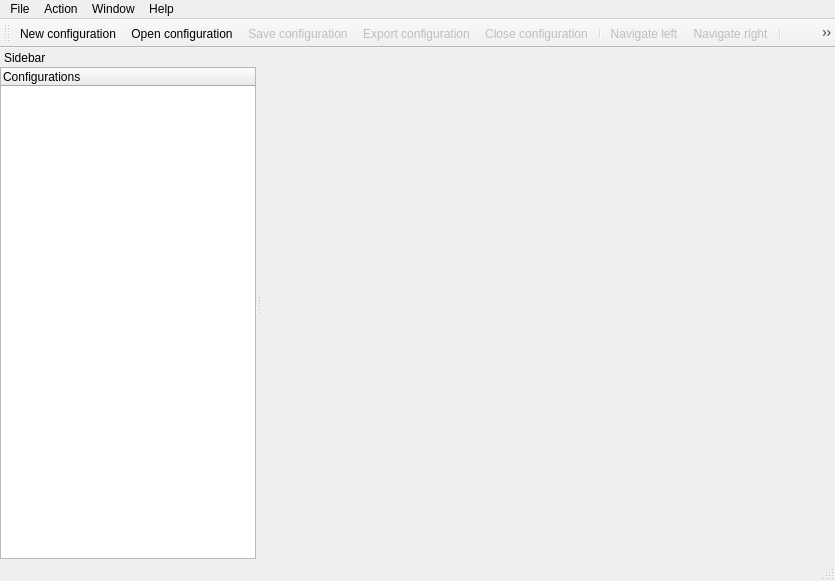
<ui version="4.0" >
 <class>FrmMain</class>
 <widget class="QMainWindow" name="FrmMain" >
  <property name="geometry" >
   <rect>
    <x>0</x>
    <y>0</y>
    <width>835</width>
    <height>581</height>
   </rect>
  </property>
  <property name="windowTitle" >
   <string>Dyprosium</string>
  </property>
  <property name="windowIcon" >
   <iconset resource="dyprosium.qrc" >:/logo/Resources/IconeDypro.png</iconset>
  </property>
  <property name="iconSize" >
   <size>
    <width>16</width>
    <height>16</height>
   </size>
  </property>
  <widget class="QWidget" name="centralWidget" >
   <layout class="QHBoxLayout" >
    <property name="leftMargin" >
     <number>6</number>
    </property>
    <property name="bottomMargin" >
     <number>0</number>
    </property>
    <item>
     <widget class="QStackedWidget" name="controlsStack" >
      <property name="currentIndex" >
       <number>1</number>
      </property>
      <widget class="QWidget" name="pageIntro" >
       <layout class="QVBoxLayout" >
        <item>
         <widget class="QLabel" name="lblNothingToEdit" >
          <property name="text" >
           <string/>
          </property>
          <property name="pixmap" >
           <pixmap resource="dyprosium.qrc" >:/logo/Resources/Dypro.png</pixmap>
          </property>
          <property name="alignment" >
           <set>Qt::AlignCenter</set>
          </property>
         </widget>
        </item>
       </layout>
      </widget>
      <widget class="QWidget" name="pageRoot" />
      <widget class="QWidget" name="pageSubnet" >
       <layout class="QHBoxLayout" >
        <item>
         <widget class="QLabel" name="lblPageSubnet" >
          <property name="enabled" >
           <bool>false</bool>
          </property>
          <property name="text" >
           <string>PAGE SUBNET</string>
          </property>
          <property name="alignment" >
           <set>Qt::AlignCenter</set>
          </property>
         </widget>
        </item>
       </layout>
      </widget>
      <widget class="QWidget" name="pageExclusions" />
      <widget class="ReservationsView" name="pageReservationsView" />
      <widget class="OptionsView" name="pageOptionsView" />
     </widget>
    </item>
   </layout>
  </widget>
  <widget class="QMenuBar" name="menuBar" >
   <property name="geometry" >
    <rect>
     <x>0</x>
     <y>0</y>
     <width>835</width>
     <height>21</height>
    </rect>
   </property>
   <widget class="QMenu" name="menuHelp" >
    <property name="title" >
     <string>Help</string>
    </property>
    <addaction name="actionAbout" />
   </widget>
   <widget class="QMenu" name="menuAction" >
    <property name="title" >
     <string>Action</string>
    </property>
    <addaction name="actionNavigateLeft" />
    <addaction name="actionNavigateRight" />
    <addaction name="actionAddSubnet" />
    <addaction name="actionRemoveSubnet" />
    <addaction name="actionAddReservation" />
    <addaction name="actionAddOption" />
    <addaction name="actionAddExclusion" />
    <addaction name="actionAdd" />
    <addaction name="actionDelete" />
    <addaction name="actionEdit" />
   </widget>
   <widget class="QMenu" name="menuFile" >
    <property name="title" >
     <string>File</string>
    </property>
    <addaction name="actionNew" />
    <addaction name="actionOpen" />
    <addaction name="actionSave" />
    <addaction name="actionExport" />
    <addaction name="actionCloseConfiguration" />
    <addaction name="separator" />
    <addaction name="actionOptions" />
    <addaction name="separator" />
    <addaction name="actionExit" />
   </widget>
   <widget class="QMenu" name="menuWindow" >
    <property name="title" >
     <string>Window</string>
    </property>
    <addaction name="actionToggleSidebar" />
    <addaction name="separator" />
    <addaction name="actionReduce" />
    <addaction name="actionMaximize" />
   </widget>
   <addaction name="menuFile" />
   <addaction name="menuAction" />
   <addaction name="menuWindow" />
   <addaction name="menuHelp" />
  </widget>
  <widget class="QToolBar" name="mainToolBar" >
   <property name="windowTitle" >
    <string>YADDConf Beta - &lt;Configuration Name></string>
   </property>
   <property name="orientation" >
    <enum>Qt::Horizontal</enum>
   </property>
   <attribute name="toolBarArea" >
    <enum>TopToolBarArea</enum>
   </attribute>
   <attribute name="toolBarBreak" >
    <bool>false</bool>
   </attribute>
   <addaction name="actionNew" />
   <addaction name="actionOpen" />
   <addaction name="actionSave" />
   <addaction name="actionExport" />
   <addaction name="actionCloseConfiguration" />
   <addaction name="separator" />
   <addaction name="actionNavigateLeft" />
   <addaction name="actionNavigateRight" />
   <addaction name="separator" />
   <addaction name="actionToggleSidebar" />
   <addaction name="actionAddSubnet" />
   <addaction name="actionRemoveSubnet" />
   <addaction name="actionAddReservation" />
   <addaction name="actionAddOption" />
   <addaction name="actionAddExclusion" />
   <addaction name="actionAdd" />
   <addaction name="actionDelete" />
   <addaction name="actionEdit" />
  </widget>
  <widget class="QStatusBar" name="statusBar" />
  <widget class="QDockWidget" name="sideBarDock" >
   <property name="toolTip" >
    <string>&lt;html>&lt;head>&lt;meta name="qrichtext" content="1" />&lt;style type="text/css">
p, li { white-space: pre-wrap; }
&lt;/style>&lt;/head>&lt;body style=" font-family:'MS Shell Dlg 2'; font-size:8.25pt; font-weight:400; font-style:normal; text-decoration:none;">
&lt;p style=" margin-top:0px; margin-bottom:0px; margin-left:0px; margin-right:0px; -qt-block-indent:0; text-indent:0px;">Sidebar&lt;/p>&lt;/body>&lt;/html></string>
   </property>
   <property name="features" >
    <set>QDockWidget::NoDockWidgetFeatures</set>
   </property>
   <property name="allowedAreas" >
    <set>Qt::LeftDockWidgetArea</set>
   </property>
   <property name="windowTitle" >
    <string>Sidebar</string>
   </property>
   <attribute name="dockWidgetArea" >
    <number>1</number>
   </attribute>
   <widget class="QWidget" name="dockWidgetContents" >
    <layout class="QHBoxLayout" >
     <property name="spacing" >
      <number>0</number>
     </property>
     <property name="leftMargin" >
      <number>0</number>
     </property>
     <property name="topMargin" >
      <number>0</number>
     </property>
     <property name="rightMargin" >
      <number>0</number>
     </property>
     <property name="bottomMargin" >
      <number>0</number>
     </property>
     <item>
      <widget class="QTreeWidget" name="sideBarTree" >
       <property name="alternatingRowColors" >
        <bool>true</bool>
       </property>
       <column>
        <property name="text" >
         <string>Configurations</string>
        </property>
       </column>
      </widget>
     </item>
    </layout>
   </widget>
  </widget>
  <action name="actionOptions" >
   <property name="text" >
    <string>Options</string>
   </property>
  </action>
  <action name="actionExit" >
   <property name="icon" >
    <iconset resource="dyprosium.qrc" >:/images/Resources/door_in.png</iconset>
   </property>
   <property name="text" >
    <string>Exit</string>
   </property>
   <property name="shortcut" >
    <string>Ctrl+Q</string>
   </property>
  </action>
  <action name="actionAbout" >
   <property name="text" >
    <string>About Dyprosium..</string>
   </property>
   <property name="iconText" >
    <string>About Dyprosium</string>
   </property>
   <property name="toolTip" >
    <string>About Dyprosium</string>
   </property>
  </action>
  <action name="actionExport" >
   <property name="enabled" >
    <bool>false</bool>
   </property>
   <property name="icon" >
    <iconset resource="dyprosium.qrc" >:/images/Resources/page_white_go.png</iconset>
   </property>
   <property name="text" >
    <string>Export configuration...</string>
   </property>
   <property name="shortcut" >
    <string>Ctrl+E</string>
   </property>
  </action>
  <action name="actionOpen" >
   <property name="icon" >
    <iconset resource="dyprosium.qrc" >:/images/Resources/folder.png</iconset>
   </property>
   <property name="text" >
    <string>Open configuration...</string>
   </property>
   <property name="shortcut" >
    <string>Ctrl+O</string>
   </property>
  </action>
  <action name="actionSave" >
   <property name="enabled" >
    <bool>false</bool>
   </property>
   <property name="icon" >
    <iconset resource="dyprosium.qrc" >:/images/Resources/disk.png</iconset>
   </property>
   <property name="text" >
    <string>Save configuration...</string>
   </property>
   <property name="shortcut" >
    <string>Ctrl+S</string>
   </property>
  </action>
  <action name="actionNew" >
   <property name="icon" >
    <iconset resource="dyprosium.qrc" >:/images/Resources/page_white_star.png</iconset>
   </property>
   <property name="text" >
    <string>New configuration...</string>
   </property>
   <property name="shortcut" >
    <string>Ctrl+N</string>
   </property>
  </action>
  <action name="actionToggleSidebar" >
   <property name="checkable" >
    <bool>true</bool>
   </property>
   <property name="checked" >
    <bool>true</bool>
   </property>
   <property name="icon" >
    <iconset resource="dyprosium.qrc" >:/images/Resources/application_side_tree.png</iconset>
   </property>
   <property name="text" >
    <string>Toggle Sidebar</string>
   </property>
  </action>
  <action name="actionAddSubnet" >
   <property name="icon" >
    <iconset resource="dyprosium.qrc" >:/images/Resources/world_add.png</iconset>
   </property>
   <property name="text" >
    <string>Add subnet</string>
   </property>
   <property name="visible" >
    <bool>false</bool>
   </property>
  </action>
  <action name="actionAddReservation" >
   <property name="icon" >
    <iconset resource="dyprosium.qrc" >:/images/Resources/computer_add.png</iconset>
   </property>
   <property name="text" >
    <string>Add reservation</string>
   </property>
   <property name="visible" >
    <bool>false</bool>
   </property>
  </action>
  <action name="actionAddOption" >
   <property name="icon" >
    <iconset resource="dyprosium.qrc" >:/images/Resources/wrench_add.png</iconset>
   </property>
   <property name="text" >
    <string>Add option</string>
   </property>
   <property name="visible" >
    <bool>false</bool>
   </property>
  </action>
  <action name="actionAdd" >
   <property name="icon" >
    <iconset resource="dyprosium.qrc" >:/images/Resources/add.png</iconset>
   </property>
   <property name="text" >
    <string>Add</string>
   </property>
   <property name="shortcut" >
    <string>Ctrl++</string>
   </property>
   <property name="visible" >
    <bool>false</bool>
   </property>
  </action>
  <action name="actionDelete" >
   <property name="icon" >
    <iconset resource="dyprosium.qrc" >:/images/Resources/delete.png</iconset>
   </property>
   <property name="text" >
    <string>Delete</string>
   </property>
   <property name="shortcut" >
    <string>Ctrl+-</string>
   </property>
   <property name="visible" >
    <bool>false</bool>
   </property>
  </action>
  <action name="actionNavigateLeft" >
   <property name="enabled" >
    <bool>false</bool>
   </property>
   <property name="icon" >
    <iconset resource="dyprosium.qrc" >:/images/Resources/arrow_left.png</iconset>
   </property>
   <property name="text" >
    <string>Navigate left</string>
   </property>
   <property name="shortcut" >
    <string>Left</string>
   </property>
  </action>
  <action name="actionNavigateRight" >
   <property name="enabled" >
    <bool>false</bool>
   </property>
   <property name="icon" >
    <iconset resource="dyprosium.qrc" >:/images/Resources/arrow_right.png</iconset>
   </property>
   <property name="text" >
    <string>Navigate right</string>
   </property>
   <property name="shortcut" >
    <string>Right</string>
   </property>
  </action>
  <action name="actionAddExclusion" >
   <property name="icon" >
    <iconset resource="dyprosium.qrc" >:/images/Resources/error_add.png</iconset>
   </property>
   <property name="text" >
    <string>Add exclusion</string>
   </property>
   <property name="visible" >
    <bool>false</bool>
   </property>
  </action>
  <action name="actionCloseConfiguration" >
   <property name="enabled" >
    <bool>false</bool>
   </property>
   <property name="icon" >
    <iconset resource="dyprosium.qrc" >:/images/Resources/page_white_delete.png</iconset>
   </property>
   <property name="text" >
    <string>Close configuration</string>
   </property>
   <property name="shortcut" >
    <string>Ctrl+Shift+X</string>
   </property>
  </action>
  <action name="actionEdit" >
   <property name="icon" >
    <iconset resource="dyprosium.qrc" >:/images/Resources/pencil.png</iconset>
   </property>
   <property name="text" >
    <string>Edit</string>
   </property>
   <property name="shortcut" >
    <string>Ctrl+/</string>
   </property>
   <property name="visible" >
    <bool>false</bool>
   </property>
  </action>
  <action name="actionRemoveSubnet" >
   <property name="icon" >
    <iconset resource="dyprosium.qrc" >:/images/Resources/world_delete.png</iconset>
   </property>
   <property name="text" >
    <string>Remove Subnet</string>
   </property>
   <property name="visible" >
    <bool>false</bool>
   </property>
  </action>
  <action name="actionReduce" >
   <property name="text" >
    <string>Reduce</string>
   </property>
   <property name="shortcut" >
    <string>Ctrl+M</string>
   </property>
  </action>
  <action name="actionMaximize" >
   <property name="text" >
    <string>Maximize</string>
   </property>
   <property name="shortcut" >
    <string>Ctrl+Shift+M</string>
   </property>
  </action>
 </widget>
 <layoutdefault spacing="6" margin="11" />
 <customwidgets>
  <customwidget>
   <class>OptionsView</class>
   <extends>QWidget</extends>
   <header>optionsview.h</header>
   <container>1</container>
  </customwidget>
  <customwidget>
   <class>ReservationsView</class>
   <extends>QWidget</extends>
   <header>reservationsview.h</header>
   <container>1</container>
  </customwidget>
 </customwidgets>
 <resources>
  <include location="dyprosium.qrc" />
 </resources>
 <connections>
  <connection>
   <sender>actionToggleSidebar</sender>
   <signal>toggled(bool)</signal>
   <receiver>sideBarDock</receiver>
   <slot>setVisible(bool)</slot>
   <hints>
    <hint type="sourcelabel" >
     <x>-1</x>
     <y>-1</y>
    </hint>
    <hint type="destinationlabel" >
     <x>104</x>
     <y>307</y>
    </hint>
   </hints>
  </connection>
  <connection>
   <sender>actionExit</sender>
   <signal>activated()</signal>
   <receiver>FrmMain</receiver>
   <slot>close()</slot>
   <hints>
    <hint type="sourcelabel" >
     <x>-1</x>
     <y>-1</y>
    </hint>
    <hint type="destinationlabel" >
     <x>449</x>
     <y>401</y>
    </hint>
   </hints>
  </connection>
  <connection>
   <sender>actionReduce</sender>
   <signal>activated()</signal>
   <receiver>FrmMain</receiver>
   <slot>showMinimized()</slot>
   <hints>
    <hint type="sourcelabel" >
     <x>-1</x>
     <y>-1</y>
    </hint>
    <hint type="destinationlabel" >
     <x>378</x>
     <y>369</y>
    </hint>
   </hints>
  </connection>
  <connection>
   <sender>actionMaximize</sender>
   <signal>activated()</signal>
   <receiver>FrmMain</receiver>
   <slot>showMaximized()</slot>
   <hints>
    <hint type="sourcelabel" >
     <x>-1</x>
     <y>-1</y>
    </hint>
    <hint type="destinationlabel" >
     <x>378</x>
     <y>369</y>
    </hint>
   </hints>
  </connection>
 </connections>
</ui>
